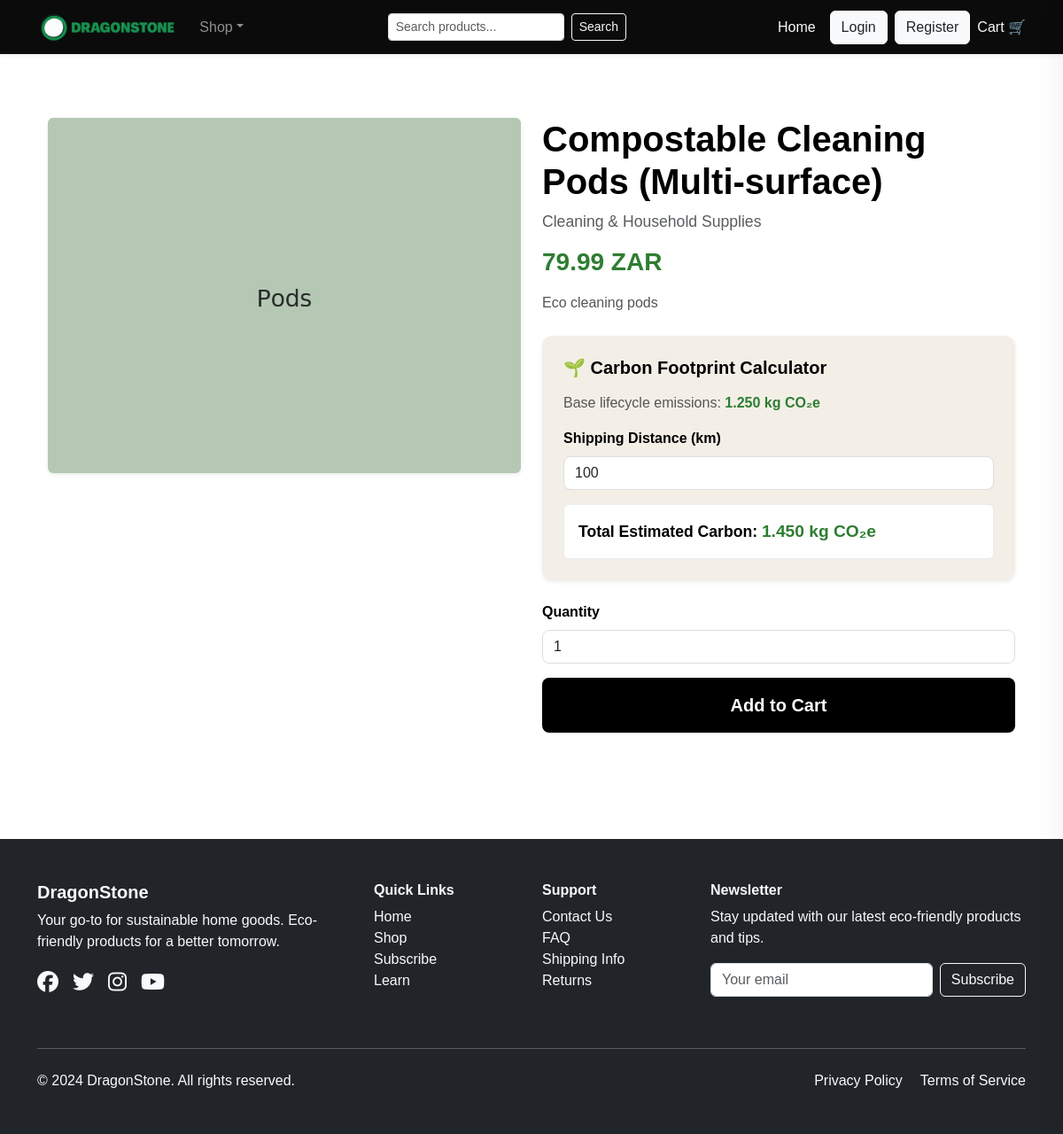
Screenshot of /product.php?id=1 with the database file from the repository.
### tables this page shows
CREATE TABLE products (
  id INT AUTO_INCREMENT PRIMARY KEY,
  sku VARCHAR(80) UNIQUE,
  title VARCHAR(255),
  category_id INT,
  price DECIMAL(10,2),
  currency VARCHAR(10) DEFAULT 'ZAR',
  stock INT DEFAULT 0,
  short_desc VARCHAR(512),
  long_desc TEXT,
  image VARCHAR(255),
  carbon_material DECIMAL(6,3) DEFAULT 0,
  carbon_manufacture DECIMAL(6,3) DEFAULT 0,
  carbon_packaging DECIMAL(6,3) DEFAULT 0,
  carbon_shipping_per_km DECIMAL(6,6) DEFAULT 0.0000,
  subscription_available TINYINT(1) DEFAULT 0,
  created_at TIMESTAMP DEFAULT CURRENT_TIMESTAMP,
  FOREIGN KEY (category_id) REFERENCES categories(id) ON DELETE SET NULL
);

CREATE TABLE categories (
  id INT AUTO_INCREMENT PRIMARY KEY,
  slug VARCHAR(150) UNIQUE,
  title VARCHAR(150)
);

### public/product.php (the view, shortened to what this page needs)
<?php
require_once __DIR__.'/inc/header.php';
$db = db();
$id = isset($_GET['id']) ? (int)$_GET['id'] : 0;
$stmt = $db->prepare('SELECT p.*, c.title as category_title
                      FROM products p
                      LEFT JOIN categories c ON p.category_id = c.id
                      WHERE p.id = ?');
$stmt->bind_param('i', $id);
$stmt->execute();
$p = $stmt->get_result()->fetch_assoc();
$base_carbon = (float)($p['carbon_material'] ?? 0)
             + (float)($p['carbon_manufacture'] ?? 0)
             + (float)($p['carbon_packaging'] ?? 0);
?>
<div class="container py-5">
  <div class="row">
    <div class="col-md-6">
      <img src="<?= htmlspecialchars($p['image']) ?>" class="img-fluid rounded shadow-sm" alt="<?= htmlspecialchars($p['title']) ?>" style="max-width: 100%; height: auto;">
    </div>
    <div class="col-md-6">
      <h1 class="mb-2" style="font-weight: 600; color: #000;"><?= htmlspecialchars($p['title']) ?></h1>
      <p class="text-muted mb-3" style="font-size: 1.1rem;"><?= htmlspecialchars($p['category_title']) ?></p>
      <h3 class="mb-3" style="color: #2e7d32; font-weight: 700;"><?= number_format($p['price'], 2) ?> <?= htmlspecialchars($p['currency']) ?></h3>
      <p class="mb-4" style="line-height: 1.6; color: #555;"><?= htmlspecialchars($p['short_desc'] ?? '') ?></p>
      <div class="card border-0 shadow-sm mb-4" style="background: #f3efe7; border-radius: 12px;">
        <div class="card-body p-4">
          <h5 class="card-title mb-3" style="color: #000; font-weight: 600;">🌱 Carbon Footprint Calculator</h5>
          <p class="mb-3" style="color: #555;">Base lifecycle emissions: <strong style="color: #2e7d32;"><?= number_format($base_carbon, 3) ?> kg CO₂e</strong></p>
          <div class="mb-3">
            <label for="distance" class="form-label fw-bold" style="color: #000;">Shipping Distance (km)</label>
            <input id="distance" type="number" class="form-control" value="100" min="0" style="border-radius: 8px; border: 1px solid #ddd;">
          </div>
          <div class="p-3 rounded" style="background: #fff; border: 1px solid #e9ecef;">
            <p class="mb-0 fw-bold" style="color: #000; font-size: 1.1rem;">
              Total Estimated Carbon: <span id="carbonTotal" style="color: #2e7d32; font-size: 1.2rem;"><?= number_format($base_carbon + (100 * $p['carbon_shipping_per_km']), 3) ?> kg CO₂e</span>
            </p>
          </div>
        </div>
      </div>
      <form id="addToCartForm" method="post" action="cart.php" class="mb-4">
        <div class="mb-3">
          <label for="qty" class="form-label fw-bold" style="color: #000;">Quantity</label>
          <input type="number" name="qty" value="1" class="form-control" min="1" max="<?= $p['stock'] ?>" id="qty" style="border-radius: 8px; border: 1px solid #ddd;">
        </div>
        <button type="submit" class="btn btn-dark btn-lg w-100 py-3" style="border-radius: 8px; font-weight: 600; background: #000; border: none;">Add to Cart</button>
      </form>
    </div>
  </div>
</div>
<?php include __DIR__.'/inc/footer.php'; ?>

### public/assets/css/style.css (style rules this page uses)
:root { --black: #0b0b0b; --white: #ffffff; --beige: #f3efe7; --green: #2e7d32; --white-color: hsl(0, 0%, 100%); --black-color: hsl(0, 0%, 0%); --body-font: "Poppins", sans-serif; --h1-font-size: 1.75rem; --normal-font-size: 1rem; --small-font-size: 0.813rem; --font-medium: 500; }
* { box-sizing: border-box; padding: 0; margin: 0; }
body { font-family: var(--body-font), Inter, Arial, Helvetica, sans-serif; background: var(--white); color: #222; }
img { max-width: 100%; height: auto; }
input, button { border: none; outline: none; font-size: var(--normal-font-size); font-family: var(--body-font); }
.card { transition: transform 0.2s; }

### rows the page displays
products: image (picture), title "Compostable Cleaning Pods (Multi-surface)", category.title "Cleaning & Household Supplies", price "79.99", currency "ZAR", short_desc "Eco cleaning pods", base_carbon "1.250", $base_carbon + (100 * $p['carbon_shipping_per_km']) "1.450"
